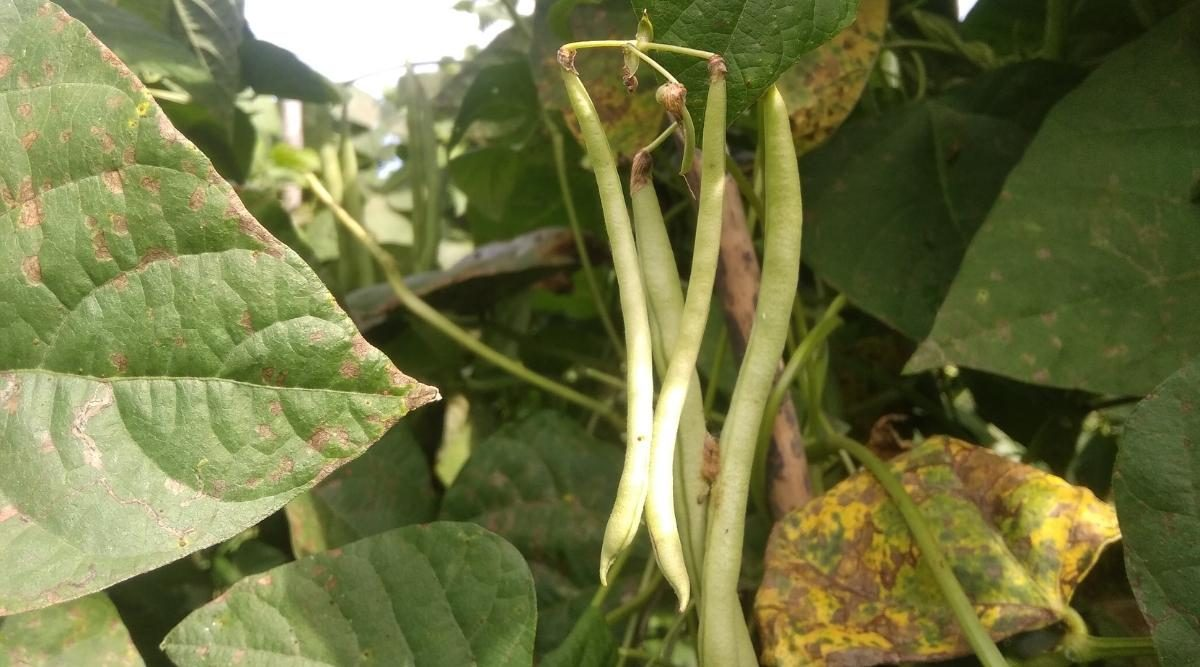
#> input picture rawData/feijao_1.jpg, 1200 x 667 px; its folder holds only this picture in this run
$ jupyter execute --allow-errors EDA.ipynb   (shell and % lines are left out)
#> lines starting #> are read from the running program, lines starting #| are printed output that depends on the picture
# EDA - Exploratory Data Analysis

Neste notebook está listado o fluxo de avaliação e preparação de dados de um *DataSet* que servirão para treinamento e avaliação de um modelo de IA, usando Python e a biblioteca Tensorflow, para o reconhecimento de plantas de feijão

O intuíto deste notebook é apenas demonstrativo para exemplificar uma de inumeras formas de realizar um EDA sobre dados a serem utilizados, pois para cada tipo de dado, existem formas diferentes de se tratar os mesmos

# Coleta dos dados

O primeiro passo é realizar a coleta dos dados a serem utilizados, aqui, como se trata de um DataSet de feijões, foram coletadas algumas imagens e adicionadas na pasta **rawData**, onde estarão todos os dados não tratados

## Entendendo os dados

Os algoritmos para o treinamento de um modelo de reconhecimento de imagem necessitam que as imagens de entrada para seu treinamento sejam padronizadas, que todas possuam as mesmas dimensões de largura e altura

Podemos notar que as imagens em **rawData** não possuem padronização quanto a isso, então a primeira ação a ser tomada será corrigir isso

Com a ajuda de bibliotecas Python, iremos automatizar esse processo

## Primeira ação - Padronizando dimensões das imagens

Utilizando a biblioteca **OpenCV**, iremos redimensionar as imagens para 512x512 pixels, aplicando a técnica de *padding* para manter a proporção das imagens, evitando que fiquem distorcidas

[cell 1]
# Instalando dependências

[cell 2]
# Importando dependências
import cv2  # OpenCV
import os  # Funções auxiliares do SO

[cell 3]
# Com as dependências instaladas e importadas, podemos começar a trabalhar
# Iremos setar algumas váriaveis que serão utilizadas no processo

rawImagesPath = "./rawData"
resizedImagesOutput = "./step1_resizedImages"

[cell 4]
# Pegando a lista de imagens a serem tratadas

rawImagesNames = os.listdir(rawImagesPath)

[cell 5]
print(rawImagesNames)

[cell 6]
def resizeImage(image, width = None, height = None):
    defaultHeight = rawImageToResize.shape[0]
    defaultWidth = rawImageToResize.shape[1]

    if width is None and height is None:
        return image

    if width is None:
        aspectRatio = height / float(defaultHeight)

        newDimensions = (int(defaultWidth * aspectRatio), height)

    else:
        aspectRatio = width / float(defaultWidth)

        newDimensions = (width, int(defaultHeight * aspectRatio))

    resizedImage = cv2.resize(image, newDimensions)

    return resizedImage

[cell 7]
# Primeiro, vejamos como são as proporções das imagens, o código abaixo irá mostrar na tela suas medidas


for imageName in rawImagesNames:
    rawImageToResize = cv2.imread(rawImagesPath + "/" + imageName)
#> rawImageToResize is the input picture: shape (667, 1200, 3); mean B, G, R 66.7, 116, 111.7

    height = rawImageToResize.shape[0]
#> height = 667
    width = rawImageToResize.shape[1]
#> width = 1200

    print(f"Imagem: {imageName} | Altura: {height} | Largura: {width}")
#| Imagem: feijao_1.jpg | Altura: 667 | Largura: 1200

Obtemos o seguinte resultado, que contêm as proporções das imagens do *DataSet*

Imagem: feijao_1.jpg  |  Altura: 667 | Largura: 1200

Imagem: feijao_10.jpg |  Altura: 459 | Largura: 612

Imagem: feijao_2.jpg  |  Altura: 627 | Largura: 940

Imagem: feijao_3.jpg  |  Altura: 174 | Largura: 290

Imagem: feijao_4.jpg  |  Altura: 600 | Largura: 900

Imagem: feijao_5.jpg  |  Altura: 533 | Largura: 800

Imagem: feijao_6.jpg  | Altura: 3012 | Largura: 4512

Imagem: feijao_7.jpg  |  Altura: 480 | Largura: 640

Imagem: feijao_8.jpg  |  Altura: 667 | Largura: 1000

Imagem: feijao_9.jpg  |  Altura: 426 | Largura: 640

Deste resultado, podemos observar que o maior valor é de largura de 4512, então como queremos limitar as imagens a um formato de 512x512, devemos nos basear na largura no momento de fazer o tratamento das imagens, dessa forma teremos todas as imagens com uma largura de 512 e com uma altura proporcional que não cause distorção

[cell 8]
# Agora iremos realizar os redimensionamentos e exibir na tela as novas proporções das imagens
for imageName in rawImagesNames:
    rawImageToResize = cv2.imread(rawImagesPath + "/" + imageName)

    resizedImage = resizeImage(rawImageToResize, width = 512)

    defaultHeight = resizedImage.shape[0]
#> defaultHeight = 284
    defaultWidth = resizedImage.shape[1]
#> defaultWidth = 512

    print(f"Imagem: {imageName} | Altura: {defaultHeight} | Largura: {defaultWidth}")
#| Imagem: feijao_1.jpg | Altura: 284 | Largura: 512

Todas as imagens agora possuem uma largura de 512 pixels, agora iremos trabalhar a altura, adicionando um *padding* para que completem a altura de 512 e obtenhamos a proporção 512x512 esperada

[cell 9]
# Agora iremos adicionar o padding às imagens e salvá-las no diretório de output do passo 1

paddingPixelColor = (0, 0, 0)  # Cor RGB para preto

for imageName in rawImagesNames:
    rawImageToResize = cv2.imread(rawImagesPath + "/" + imageName)

    resizedImage = resizeImage(rawImageToResize, width = 512)

    defaultHeight = resizedImage.shape[0]

    missingPixels = 512 - defaultHeight
#> missingPixels = 228

    padding = int(missingPixels / 2)
#> padding = 114

    paddedImage = cv2.copyMakeBorder(resizedImage, padding, padding, 0, 0, cv2.BORDER_CONSTANT, value=paddingPixelColor)
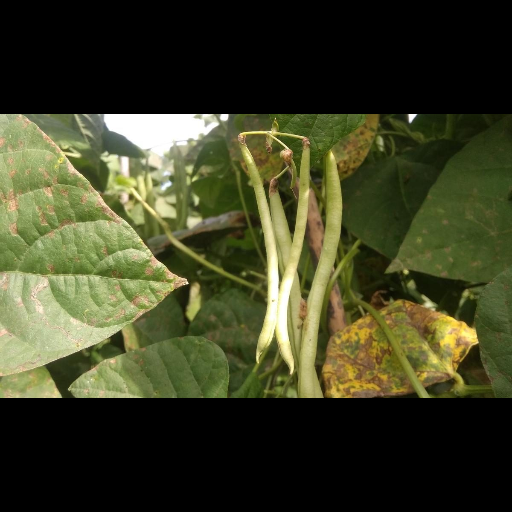
#> paddedImage: shape (512, 512, 3); mean B, G, R 36.9, 64.3, 61.9

    cv2.imwrite(resizedImagesOutput + "/" + imageName, paddedImage)


$ run again, on rawData/feijao_4.jpg
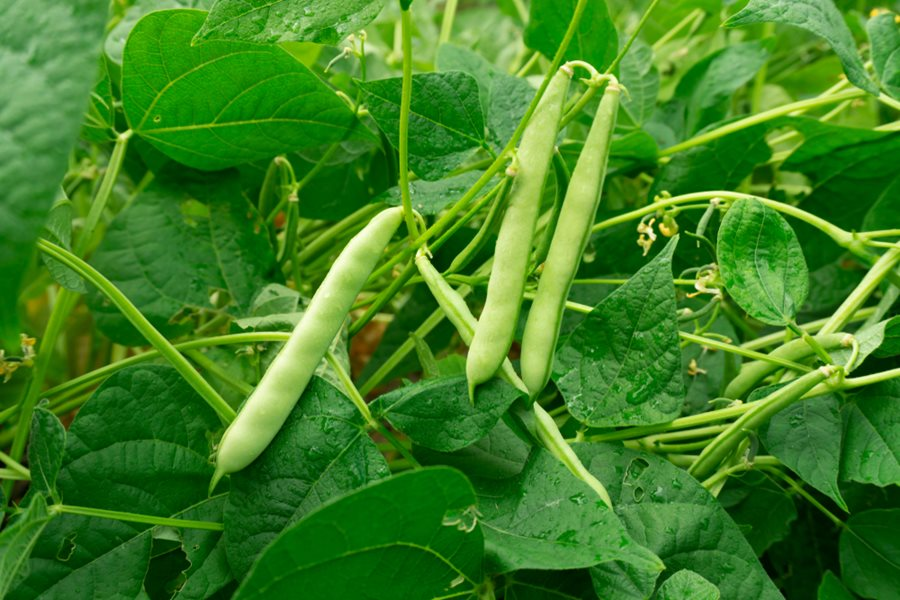
#> input picture rawData/feijao_4.jpg, 900 x 600 px
#> rawImageToResize is the input picture: shape (600, 900, 3); mean B, G, R 34.5, 128.8, 62.6
#| Imagem: feijao_4.jpg | Altura: 600 | Largura: 900
#| Imagem: feijao_4.jpg | Altura: 341 | Largura: 512
#> `paddedImage = cv2.copyMakeBorder(resizedImage, padding, padding, 0, 0,..`:
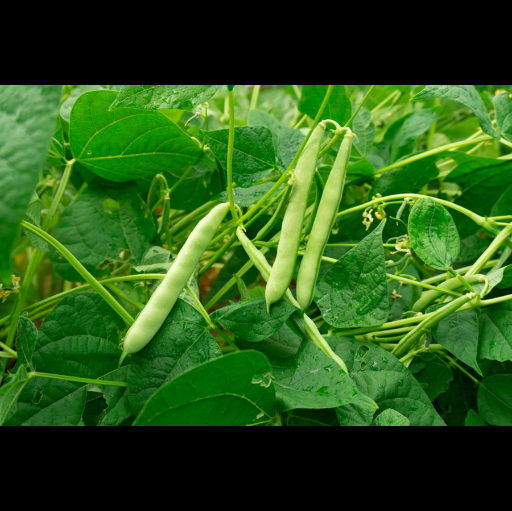
#> paddedImage: shape (511, 512, 3); mean B, G, R 22.9, 85.8, 41.7

$ run again, on rawData/feijao_5.jpg
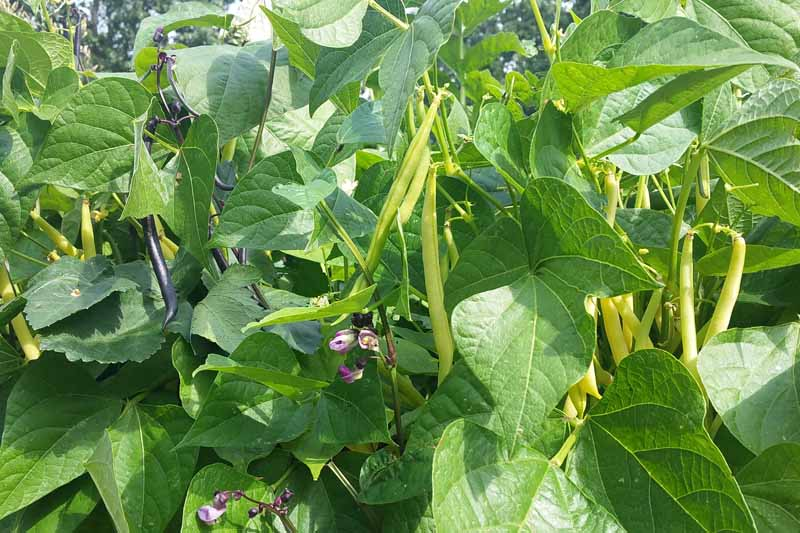
#> input picture rawData/feijao_5.jpg, 800 x 533 px
#> rawImageToResize is the input picture: shape (533, 800, 3); mean B, G, R 74.3, 142.1, 104.6
#| Imagem: feijao_5.jpg | Altura: 533 | Largura: 800
#| Imagem: feijao_5.jpg | Altura: 341 | Largura: 512
#> `paddedImage = cv2.copyMakeBorder(resizedImage, padding, padding, 0, 0,..`:
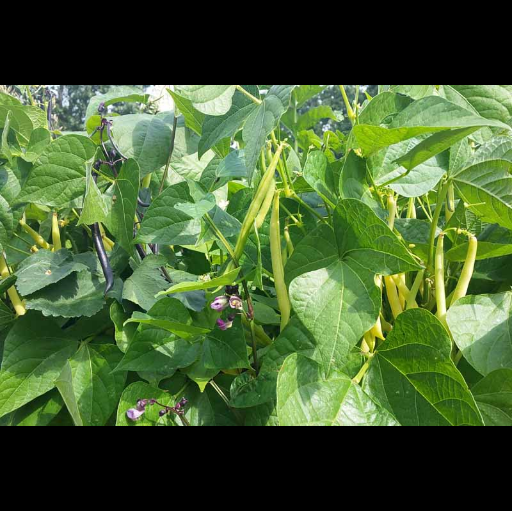
#> paddedImage: shape (511, 512, 3); mean B, G, R 49.5, 94.8, 69.7

$ run again, on rawData/feijao_7.jpg
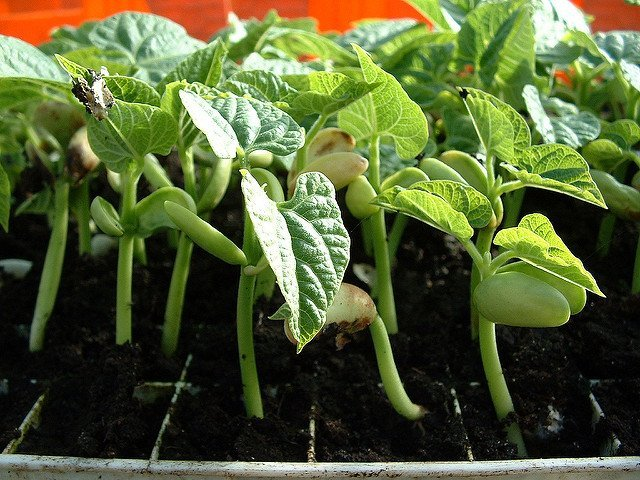
#> input picture rawData/feijao_7.jpg, 640 x 480 px
#> rawImageToResize is the input picture: shape (480, 640, 3); mean B, G, R 52.2, 94.9, 84.7
#| Imagem: feijao_7.jpg | Altura: 480 | Largura: 640
#| Imagem: feijao_7.jpg | Altura: 384 | Largura: 512
#> `paddedImage = cv2.copyMakeBorder(resizedImage, padding, padding, 0, 0,..`:
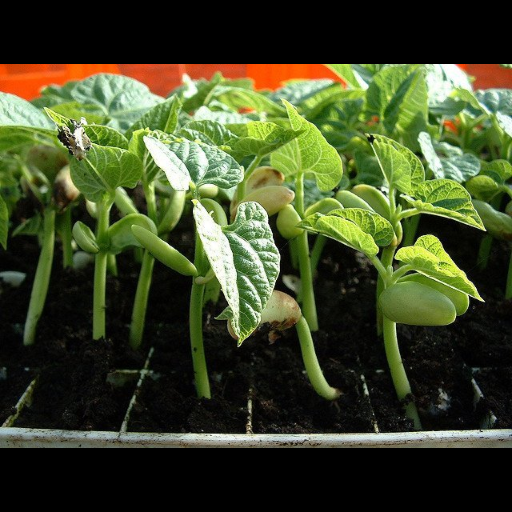
#> paddedImage: shape (512, 512, 3); mean B, G, R 39.1, 71.1, 63.5

$ run again, on rawData/feijao_10.jpg
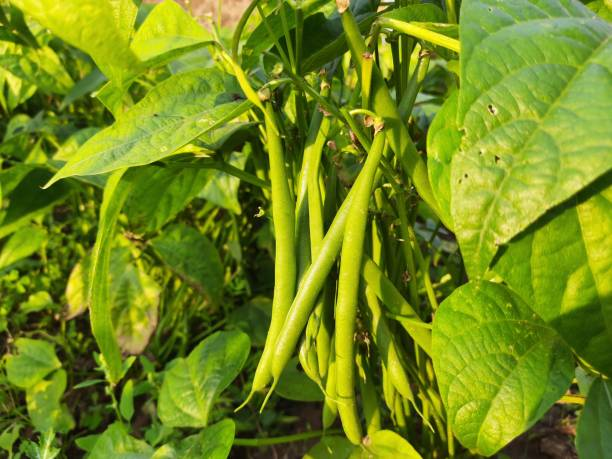
#> input picture rawData/feijao_10.jpg, 612 x 459 px
#> rawImageToResize is the input picture: shape (459, 612, 3); mean B, G, R 26.7, 137.7, 115
#| Imagem: feijao_10.jpg | Altura: 459 | Largura: 612
#| Imagem: feijao_10.jpg | Altura: 384 | Largura: 512
#> `paddedImage = cv2.copyMakeBorder(resizedImage, padding, padding, 0, 0,..`:
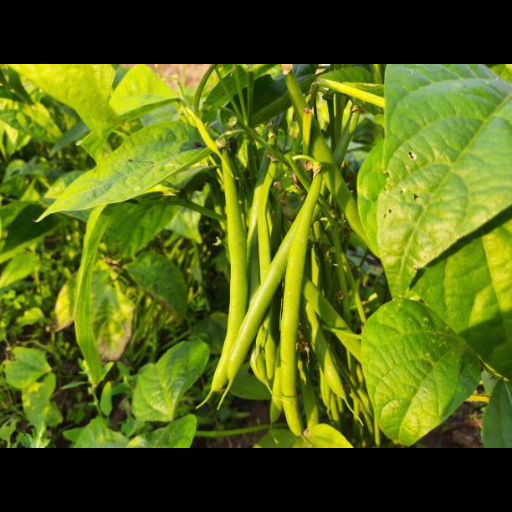
#> paddedImage: shape (512, 512, 3); mean B, G, R 19.9, 103.2, 86.2
